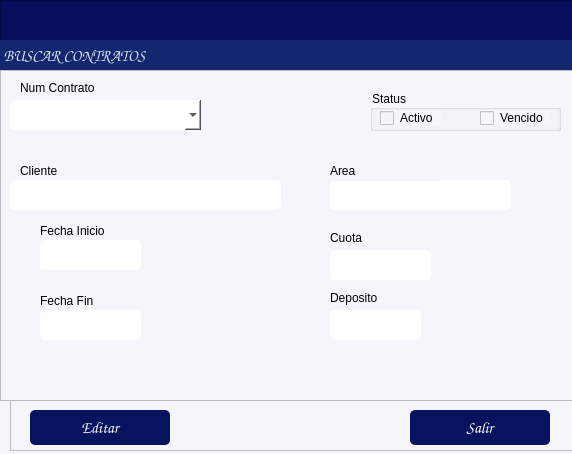
<?xml version="1.0" encoding="UTF-8"?>
<ui version="4.0">
 <class>formClientes</class>
 <widget class="QDialog" name="formClientes">
  <property name="windowModality">
   <enum>Qt::WindowModality::ApplicationModal</enum>
  </property>
  <property name="geometry">
   <rect>
    <x>0</x>
    <y>0</y>
    <width>572</width>
    <height>454</height>
   </rect>
  </property>
  <property name="windowTitle">
   <string/>
  </property>
  <property name="styleSheet">
   <string notr="true">background-color: rgb(245, 245, 252);</string>
  </property>
  <widget class="QFrame" name="frame">
   <property name="geometry">
    <rect>
     <x>0</x>
     <y>0</y>
     <width>681</width>
     <height>71</height>
    </rect>
   </property>
   <property name="maximumSize">
    <size>
     <width>16777215</width>
     <height>16777215</height>
    </size>
   </property>
   <property name="styleSheet">
    <string notr="true">background-color: rgb(8, 14, 91);</string>
   </property>
   <property name="frameShape">
    <enum>QFrame::Shape::StyledPanel</enum>
   </property>
   <property name="frameShadow">
    <enum>QFrame::Shadow::Raised</enum>
   </property>
   <widget class="QLabel" name="label_6">
    <property name="geometry">
     <rect>
      <x>0</x>
      <y>40</y>
      <width>832</width>
      <height>31</height>
     </rect>
    </property>
    <property name="font">
     <font>
      <family>Comic Sans MS</family>
      <pointsize>12</pointsize>
      <bold>true</bold>
     </font>
    </property>
    <property name="styleSheet">
     <string notr="true">color: rgb(255, 255, 255);
background-color: rgb(19, 39, 113);
color: rgb(255, 78, 2);
color: rgb(216, 224, 236);</string>
    </property>
    <property name="text">
     <string> BUSCAR CONTRATOS</string>
    </property>
    <property name="alignment">
     <set>Qt::AlignmentFlag::AlignLeading|Qt::AlignmentFlag::AlignLeft|Qt::AlignmentFlag::AlignVCenter</set>
    </property>
   </widget>
  </widget>
  <widget class="QFrame" name="frame_2">
   <property name="geometry">
    <rect>
     <x>0</x>
     <y>70</y>
     <width>681</width>
     <height>331</height>
    </rect>
   </property>
   <property name="maximumSize">
    <size>
     <width>16777215</width>
     <height>500</height>
    </size>
   </property>
   <property name="styleSheet">
    <string notr="true">background-color: rgb(255, 255, 255);
background-color: rgb(245, 245, 252);</string>
   </property>
   <property name="frameShape">
    <enum>QFrame::Shape::StyledPanel</enum>
   </property>
   <property name="frameShadow">
    <enum>QFrame::Shadow::Raised</enum>
   </property>
   <widget class="QLabel" name="label_10">
    <property name="geometry">
     <rect>
      <x>20</x>
      <y>10</y>
      <width>91</width>
      <height>16</height>
     </rect>
    </property>
    <property name="text">
     <string>Num Contrato</string>
    </property>
   </widget>
   <widget class="QGroupBox" name="groupBox">
    <property name="geometry">
     <rect>
      <x>370</x>
      <y>20</y>
      <width>191</width>
      <height>41</height>
     </rect>
    </property>
    <property name="styleSheet">
     <string notr="true"/>
    </property>
    <property name="title">
     <string>Status</string>
    </property>
    <widget class="QCheckBox" name="checkBActivo">
     <property name="geometry">
      <rect>
       <x>10</x>
       <y>20</y>
       <width>61</width>
       <height>16</height>
      </rect>
     </property>
     <property name="styleSheet">
      <string notr="true">border-color: rgb(0, 0, 0);</string>
     </property>
     <property name="text">
      <string>Activo</string>
     </property>
    </widget>
    <widget class="QCheckBox" name="checkBvencido">
     <property name="geometry">
      <rect>
       <x>110</x>
       <y>20</y>
       <width>71</width>
       <height>16</height>
      </rect>
     </property>
     <property name="styleSheet">
      <string notr="true">border-color: rgb(0, 0, 0);</string>
     </property>
     <property name="text">
      <string>Vencido</string>
     </property>
    </widget>
   </widget>
   <widget class="QComboBox" name="cmbContrato">
    <property name="enabled">
     <bool>true</bool>
    </property>
    <property name="geometry">
     <rect>
      <x>10</x>
      <y>30</y>
      <width>191</width>
      <height>30</height>
     </rect>
    </property>
    <property name="styleSheet">
     <string notr="true">background-color: rgb(255, 255, 255);
border-radius:5px;</string>
    </property>
    <property name="placeholderText">
     <string>selecciona una opcion</string>
    </property>
    <item>
     <property name="text">
      <string>---seleccione una opcion...</string>
     </property>
    </item>
   </widget>
   <widget class="QLineEdit" name="txtArea">
    <property name="geometry">
     <rect>
      <x>330</x>
      <y>110</y>
      <width>181</width>
      <height>30</height>
     </rect>
    </property>
    <property name="font">
     <font>
      <pointsize>10</pointsize>
     </font>
    </property>
    <property name="styleSheet">
     <string notr="true">background-color: rgb(255, 255, 255);
border-radius:5px;</string>
    </property>
    <property name="alignment">
     <set>Qt::AlignmentFlag::AlignBottom|Qt::AlignmentFlag::AlignLeading|Qt::AlignmentFlag::AlignLeft</set>
    </property>
    <property name="readOnly">
     <bool>false</bool>
    </property>
   </widget>
   <widget class="QLabel" name="label_4">
    <property name="geometry">
     <rect>
      <x>40</x>
      <y>150</y>
      <width>71</width>
      <height>21</height>
     </rect>
    </property>
    <property name="text">
     <string>Fecha Inicio</string>
    </property>
   </widget>
   <widget class="QLineEdit" name="txtCuota">
    <property name="geometry">
     <rect>
      <x>330</x>
      <y>180</y>
      <width>101</width>
      <height>30</height>
     </rect>
    </property>
    <property name="font">
     <font>
      <pointsize>10</pointsize>
     </font>
    </property>
    <property name="styleSheet">
     <string notr="true">background-color: rgb(255, 255, 255);
border-radius:5px;</string>
    </property>
    <property name="alignment">
     <set>Qt::AlignmentFlag::AlignBottom|Qt::AlignmentFlag::AlignLeading|Qt::AlignmentFlag::AlignLeft</set>
    </property>
    <property name="readOnly">
     <bool>false</bool>
    </property>
   </widget>
   <widget class="QLabel" name="label_8">
    <property name="geometry">
     <rect>
      <x>40</x>
      <y>220</y>
      <width>71</width>
      <height>21</height>
     </rect>
    </property>
    <property name="text">
     <string>Fecha Fin</string>
    </property>
   </widget>
   <widget class="QLabel" name="label_3">
    <property name="geometry">
     <rect>
      <x>20</x>
      <y>90</y>
      <width>71</width>
      <height>21</height>
     </rect>
    </property>
    <property name="text">
     <string>Cliente</string>
    </property>
   </widget>
   <widget class="QLabel" name="label_13">
    <property name="geometry">
     <rect>
      <x>330</x>
      <y>220</y>
      <width>61</width>
      <height>16</height>
     </rect>
    </property>
    <property name="text">
     <string>Deposito</string>
    </property>
   </widget>
   <widget class="QLineEdit" name="txtCliente">
    <property name="geometry">
     <rect>
      <x>10</x>
      <y>110</y>
      <width>271</width>
      <height>30</height>
     </rect>
    </property>
    <property name="font">
     <font>
      <pointsize>10</pointsize>
      <bold>true</bold>
     </font>
    </property>
    <property name="styleSheet">
     <string notr="true">background-color: rgb(255, 255, 255);
border-radius:5px;</string>
    </property>
    <property name="alignment">
     <set>Qt::AlignmentFlag::AlignBottom|Qt::AlignmentFlag::AlignLeading|Qt::AlignmentFlag::AlignLeft</set>
    </property>
    <property name="readOnly">
     <bool>false</bool>
    </property>
   </widget>
   <widget class="QLabel" name="label_7">
    <property name="geometry">
     <rect>
      <x>330</x>
      <y>160</y>
      <width>41</width>
      <height>16</height>
     </rect>
    </property>
    <property name="text">
     <string>Cuota</string>
    </property>
   </widget>
   <widget class="QLabel" name="label_9">
    <property name="geometry">
     <rect>
      <x>330</x>
      <y>90</y>
      <width>111</width>
      <height>21</height>
     </rect>
    </property>
    <property name="text">
     <string>Area</string>
    </property>
   </widget>
   <widget class="QLineEdit" name="txtDG">
    <property name="geometry">
     <rect>
      <x>330</x>
      <y>240</y>
      <width>91</width>
      <height>30</height>
     </rect>
    </property>
    <property name="font">
     <font>
      <pointsize>10</pointsize>
     </font>
    </property>
    <property name="styleSheet">
     <string notr="true">background-color: rgb(255, 255, 255);
border-radius:5px;
</string>
    </property>
    <property name="alignment">
     <set>Qt::AlignmentFlag::AlignBottom|Qt::AlignmentFlag::AlignLeading|Qt::AlignmentFlag::AlignLeft</set>
    </property>
    <property name="readOnly">
     <bool>false</bool>
    </property>
   </widget>
   <widget class="QLineEdit" name="txtfecha_ini">
    <property name="geometry">
     <rect>
      <x>40</x>
      <y>170</y>
      <width>101</width>
      <height>30</height>
     </rect>
    </property>
    <property name="font">
     <font>
      <pointsize>10</pointsize>
     </font>
    </property>
    <property name="styleSheet">
     <string notr="true">background-color: rgb(255, 255, 255);
border-radius:5px;</string>
    </property>
    <property name="alignment">
     <set>Qt::AlignmentFlag::AlignBottom|Qt::AlignmentFlag::AlignLeading|Qt::AlignmentFlag::AlignLeft</set>
    </property>
    <property name="readOnly">
     <bool>false</bool>
    </property>
   </widget>
   <widget class="QLineEdit" name="txtfecha_fin">
    <property name="geometry">
     <rect>
      <x>40</x>
      <y>240</y>
      <width>101</width>
      <height>30</height>
     </rect>
    </property>
    <property name="font">
     <font>
      <pointsize>10</pointsize>
     </font>
    </property>
    <property name="styleSheet">
     <string notr="true">background-color: rgb(255, 255, 255);
border-radius:5px;</string>
    </property>
    <property name="alignment">
     <set>Qt::AlignmentFlag::AlignBottom|Qt::AlignmentFlag::AlignLeading|Qt::AlignmentFlag::AlignLeft</set>
    </property>
    <property name="readOnly">
     <bool>false</bool>
    </property>
   </widget>
  </widget>
  <widget class="QFrame" name="frame_3">
   <property name="geometry">
    <rect>
     <x>10</x>
     <y>400</y>
     <width>654</width>
     <height>51</height>
    </rect>
   </property>
   <property name="maximumSize">
    <size>
     <width>16777215</width>
     <height>60</height>
    </size>
   </property>
   <property name="styleSheet">
    <string notr="true"/>
   </property>
   <property name="frameShape">
    <enum>QFrame::Shape::StyledPanel</enum>
   </property>
   <property name="frameShadow">
    <enum>QFrame::Shadow::Raised</enum>
   </property>
   <widget class="QPushButton" name="btnSalir">
    <property name="geometry">
     <rect>
      <x>400</x>
      <y>10</y>
      <width>140</width>
      <height>35</height>
     </rect>
    </property>
    <property name="maximumSize">
     <size>
      <width>150</width>
      <height>100</height>
     </size>
    </property>
    <property name="font">
     <font>
      <family>Comic Sans MS</family>
      <pointsize>12</pointsize>
      <bold>false</bold>
     </font>
    </property>
    <property name="cursor">
     <cursorShape>PointingHandCursor</cursorShape>
    </property>
    <property name="layoutDirection">
     <enum>Qt::LayoutDirection::LeftToRight</enum>
    </property>
    <property name="styleSheet">
     <string notr="true">background-color: rgb(8, 19, 95);
color: rgb(255, 255, 255);
border-radius:5px;
</string>
    </property>
    <property name="text">
     <string>Salir</string>
    </property>
    <property name="icon">
     <iconset>
      <normaloff>../iconos/salir.ico</normaloff>../iconos/salir.ico</iconset>
    </property>
    <property name="iconSize">
     <size>
      <width>20</width>
      <height>20</height>
     </size>
    </property>
    <property name="flat">
     <bool>true</bool>
    </property>
   </widget>
   <widget class="QPushButton" name="btnEditar">
    <property name="geometry">
     <rect>
      <x>20</x>
      <y>10</y>
      <width>140</width>
      <height>35</height>
     </rect>
    </property>
    <property name="maximumSize">
     <size>
      <width>150</width>
      <height>100</height>
     </size>
    </property>
    <property name="font">
     <font>
      <family>Comic Sans MS</family>
      <pointsize>12</pointsize>
      <bold>false</bold>
     </font>
    </property>
    <property name="cursor">
     <cursorShape>PointingHandCursor</cursorShape>
    </property>
    <property name="layoutDirection">
     <enum>Qt::LayoutDirection::LeftToRight</enum>
    </property>
    <property name="styleSheet">
     <string notr="true">background-color: rgb(8, 19, 95);
color: rgb(255, 255, 255);
border-radius:5px;
</string>
    </property>
    <property name="text">
     <string>Editar</string>
    </property>
    <property name="icon">
     <iconset>
      <normaloff>../iconos/Custom-Icon-Design-Pretty-Office-9-Edit-file.256.png</normaloff>../iconos/Custom-Icon-Design-Pretty-Office-9-Edit-file.256.png</iconset>
    </property>
    <property name="iconSize">
     <size>
      <width>30</width>
      <height>30</height>
     </size>
    </property>
    <property name="flat">
     <bool>true</bool>
    </property>
   </widget>
  </widget>
 </widget>
 <resources/>
 <connections/>
</ui>
